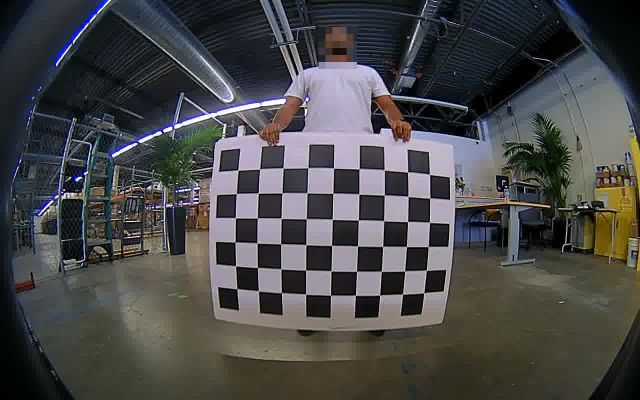
#> input picture calibration3/image-001.jpg, 1280 x 800 px (shown at 1/2 size); its folder holds only this picture in this run
$ python day2_4_cali2.py
#> lines starting #> are read from the running program, lines starting #| are printed output that depends on the picture; after the words box and inside, x2 and y2 are one past the last pixel; in counts of white or black regions, pixels touching at a corner belong together; long printed decimals are rounded
#day2_4_cali.py
import numpy as np, cv2 as cv, glob
chessboardSize = (6, 9)
frameSize = (1280, 800)
criteria = (
cv.TERM_CRITERIA_EPS + cv.TERM_CRITERIA_MAX_ITER, 30, 0.001)
objp = np.zeros((chessboardSize[0] * chessboardSize[1],
                 3), np.float32)
objp[:, :2] = np.mgrid[0:chessboardSize[1],
                       0:chessboardSize[0]].T.reshape(
    -1, 2)
print(objp.shape)
size_squares_mm = 20
objp = objp * size_squares_mm
objp = objp.reshape(-1,1,3)
print(objp.shape)
objpoints, imgpoints = [], []
images = glob.glob(
    "c:/VIsualSLAM/VisualSlam_Lecture/calibration3/*.jpg")
for image in images:
    img = cv.imread(image)
#> img is the input picture: shape (800, 1280, 3); mean B, G, R 73.3, 73, 73.1
    #cv.imshow("img1", img)
    #cv.waitKey(300)
    gray = cv.cvtColor(img, cv.COLOR_BGR2GRAY)
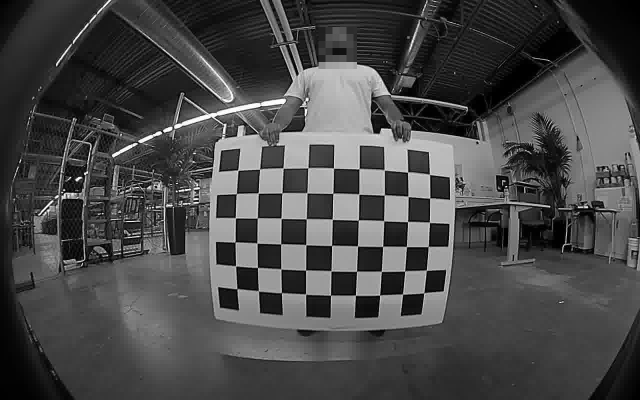
#> gray: shape (800, 1280) (shown at 1/2 size); min 0, max 255, mean 73.1
    ret, corners = cv.findChessboardCorners(img, chessboardSize,
                                              flags=cv.CALIB_CB_ADAPTIVE_THRESH + cv.CALIB_CB_NORMALIZE_IMAGE)
#> ret = True; corners = 54 rows, first 8: [474.2, 577.6], [471.4, 532.3], [470.7, 484.3], [471.1, 436], [473.4, 387.2], [475.8, 341], [516.9, 582.3], [515.4, 535.5]
    #cv.findChessboardCorners(gray,
    #                        chessboardSize, None)
    if ret:
        objpoints.append(objp)
        corners2 = cv.cornerSubPix(gray, corners,
                    (11,11), (-1,-1), criteria)
#> corners2 = 54 rows, first 8: [474.4, 577.8], [471.6, 532.1], [470.6, 484.5], [471.2, 436], [473.1, 387.6], [476.2, 340.7], [517.2, 582], [515.4, 535.4]
        imgpoints.append(corners)
        cv.drawChessboardCorners(img, chessboardSize,
                        corners2, ret)
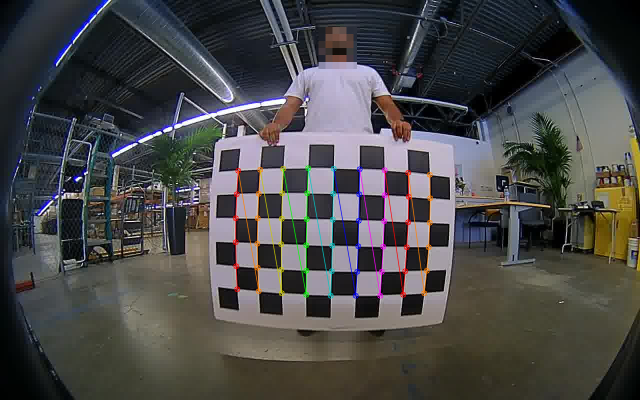
#> img: shape (800, 1280, 3) (shown at 1/2 size); 1.66% of pixels changed, all inside (x1, y1, x2, y2) = (465, 330, 867, 598)
        cv.imshow('img', img)
        cv.waitKey(1000)
cv.destroyAllWindows()
(ret, cameraMatrix, distortion, rvecs,
  tvecs) = cv.calibrateCamera(objpoints, imgpoints,
             frameSize, None, None)
#> ret = 84.55; cameraMatrix = [[22458.3, 0, 792.5], [0, 4857.7, 342.5], [0, 0, 1]]; distortion = [[-7756.6, 1.29, 77.58, -17, 0.000383]]; rvecs = ([1.11, 1.04, -1.22],); tvecs = ([-79.73, 115, 10776.7],)
print(ret, "\ncameraMatrix:", cameraMatrix,
      "\ndistortion", distortion, "\nrvecs",
      [(i, v) for i,v in enumerate(rvecs)],
       "\ntvecs", [(i, v) for i,v in enumerate(tvecs)])
#| 84.551
#| cameraMatrix: [[2.24583031e+04 0.00000000e+00 7.92521689e+02]
#|  [0.00000000e+00 4.85773257e+03 3.42454147e+02]
#|  [0.00000000e+00 0.00000000e+00 1.00000000e+00]]
#| distortion [[-7.75656388e+03  1.29327722e+00  7.75776090e+01 -1.69991109e+01
#|    3.83013488e-04]]
#| rvecs [(0, array([[ 1.114],
#|        [ 1.043],
#|        [-1.217]]))]
#| tvecs [(0, array([[  -79.734],
#|        [  114.977],
#|        [10776.727]]))]
h,  w = frameSize
newCameraMatrix, roi = cv.getOptimalNewCameraMatrix(
    cameraMatrix, distortion, (w,h), 1, (w,h))
#> newCameraMatrix has the same summary as cameraMatrix; roi = (0, 0, 799, 1279)

# Undistort
dst = cv.undistort(img, cameraMatrix, distortion,
                    None, newCameraMatrix)
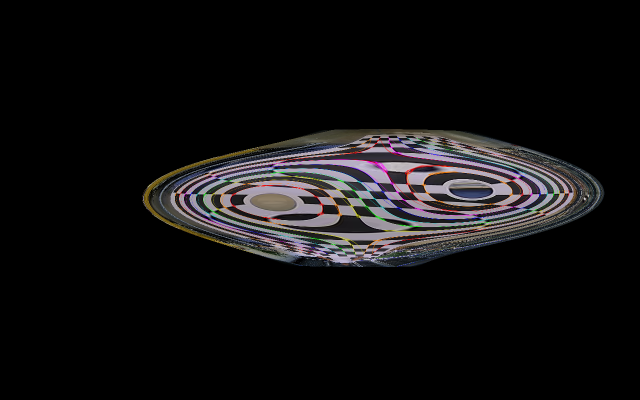
#> dst: shape (800, 1280, 3) (shown at 1/2 size); mean B, G, R 17.2, 16.5, 17.7

# crop the image
x, y, w, h = roi
#> x = 0; y = 0; w = 799; h = 1279
cv.imwrite('caliResult1.png', dst)

# Undistort with Remapping
mapx, mapy = cv.initUndistortRectifyMap(
    cameraMatrix, distortion, None, newCameraMatrix, (w,h), 5)
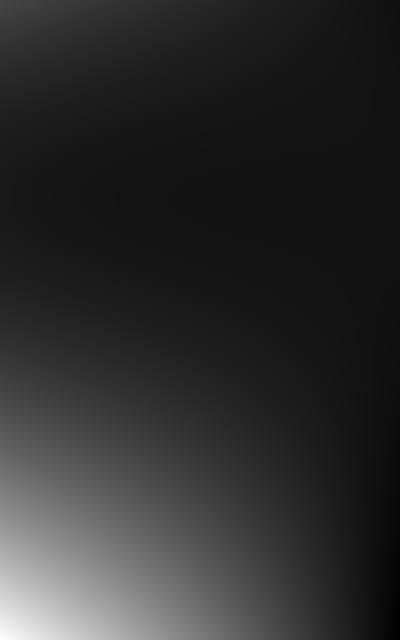
#> mapx: shape (1279, 799) float32 (shown at 1/2 size); min -14774.5, max 196390.3, mean 23482.3; drawn with min black and max white
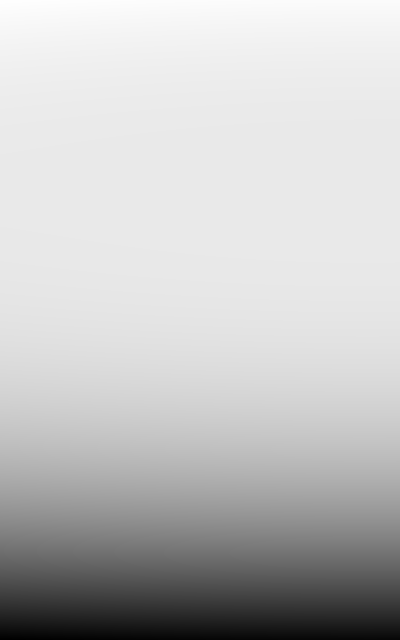
#> mapy: shape (1279, 799) float32 (shown at 1/2 size); min -233384.1, max 22185.9, mean -37668.7; drawn with min black and max white
dst = cv.remap(img, mapx, mapy, cv.INTER_LINEAR)
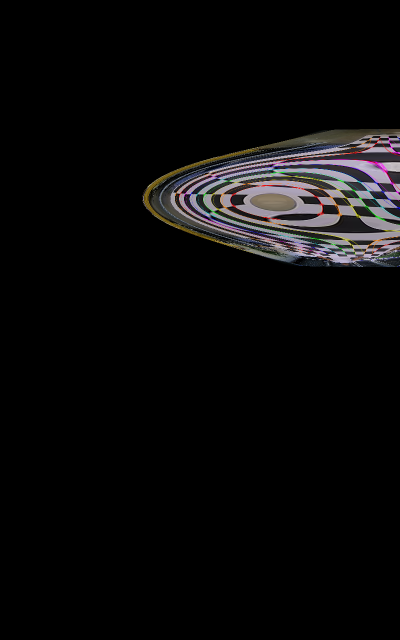
#> dst: shape (1279, 799, 3) (shown at 1/2 size); mean B, G, R 10.1, 9.8, 10.4

# crop the image
x, y, w, h = roi
dst = dst[y:y+h, x:x+w]
cv.imwrite('caliResult2.png', dst)


# Reprojection Error
mean_error = 0

for i in range(len(objpoints)):
    imgpoints2, _ = cv.projectPoints(
        objpoints[i], rvecs[i], tvecs[i], cameraMatrix, distortion)
    error = cv.norm(imgpoints[i], imgpoints2, cv.NORM_L2)/len(imgpoints2)
    mean_error += error
#> this loop made 1 pass
#> (error, mean_error) on pass 1: (11.51, 11.51)
#> after the loop, mean_error = 11.51

print( "total error: {}".format(mean_error/len(objpoints)) )
#| total error: 11.506

$ run again, on calibration3/image-007.jpg
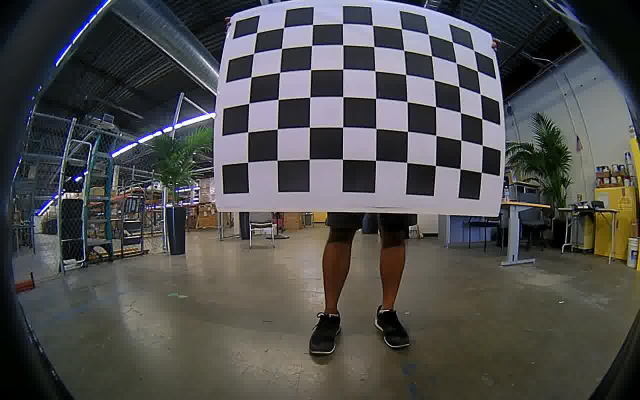
#> input picture calibration3/image-007.jpg, 1280 x 800 px (shown at 1/2 size)
#> img is the input picture: shape (800, 1280, 3); mean B, G, R 77.6, 78, 78.5
#> `ret, corners = cv.findChessboardCorners(img, chessboardSize, flags=cv...`: ret = True; corners = 54 rows, first 8: [495.6, 325], [495.6, 264.2], [498, 207.4], [502.8, 154.2], [507.5, 107.7], [513.7, 65.71], [554.6, 320], [555.2, 258.2]
#> corners2 = 54 rows, first 8: [495.8, 324.6], [495.9, 264.4], [498.3, 206.9], [502.2, 154.3], [507.5, 107.3], [513.7, 65.65], [554.6, 320.8], [555.1, 258.4]
#> `cv.drawChessboardCorners(img, chessboardSize, corners2, ret)`:
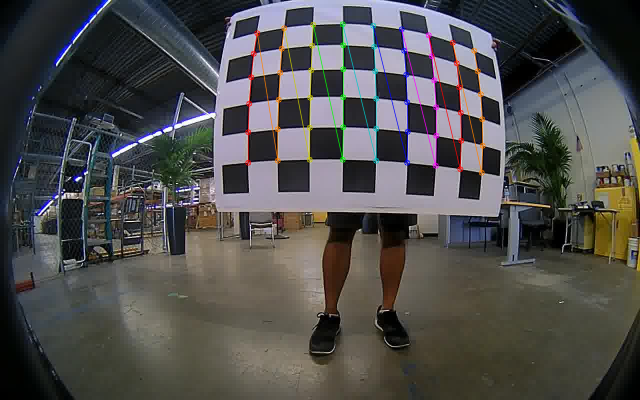
#> img: shape (800, 1280, 3) (shown at 1/2 size); 1.73% of pixels changed, all inside (x1, y1, x2, y2) = (490, 42, 972, 352)
#> `(ret, cameraMatrix, distortion, rvecs, tvecs) = cv.calibrateCamera(obj..`: ret = 92.28; cameraMatrix = [[5735.8, 0, 642.6], [0, 903.2, 334.9], [0, 0, 1]]; distortion = [[-2.8, -380, -2.14, -0.618, -9659.7]]; rvecs = ([-1.02, -0.861, -1.25],); tvecs = ([-28.6, -146.2, 1574.8],)
#| 92.280
#| cameraMatrix: [[5.73582891e+03 0.00000000e+00 6.42578406e+02]
#|  [0.00000000e+00 9.03150255e+02 3.34891926e+02]
#|  [0.00000000e+00 0.00000000e+00 1.00000000e+00]]
#| distortion [[-2.79854269e+00 -3.79987220e+02 -2.14074847e+00 -6.17755953e-01
#|   -9.65967260e+03]]
#> (further printed lines are left out)
#> newCameraMatrix = [[5735.8, 0, 642.6], [0, 903.2, 334.9], [0, 0, 1]]; roi = (52, 0, 747, 1279)
#> x = 52; y = 0; w = 747; h = 1279
#> `dst = dst[y:y+h, x:x+w]`:
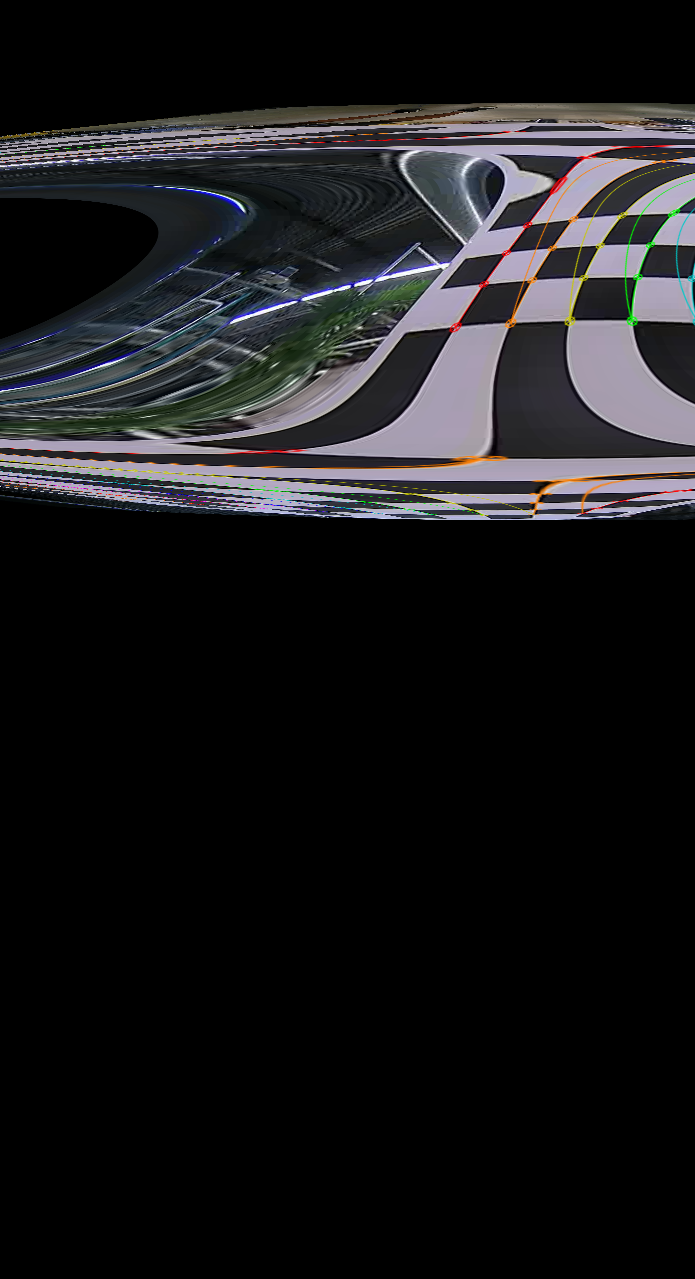
#> dst: shape (1279, 695, 3); mean B, G, R 27.2, 25.4, 25.7
#> the loop `for i in range(len(objpoints)):` made 1 pass
#> (error, mean_error) on pass 1: (12.56, 12.56)
#> after the loop `for i in range(len(objpoints)):`: mean_error = 12.56
#| total error: 12.558

$ run again, on calibration3/image-002.jpg
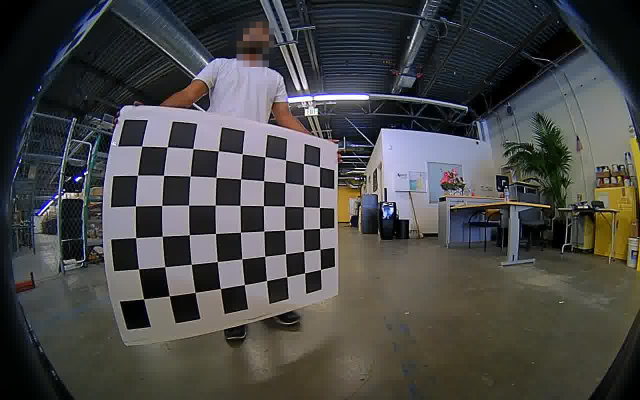
#> input picture calibration3/image-002.jpg, 1280 x 800 px (shown at 1/2 size)
#> img is the input picture: shape (800, 1280, 3); mean B, G, R 71.5, 72.1, 72.2
#> `ret, corners = cv.findChessboardCorners(img, chessboardSize, flags=cv...`: ret = True; corners = 54 rows, first 8: [287.5, 598.4], [277.6, 538.5], [271.9, 475.8], [271.5, 412.4], [275.6, 350.8], [283.6, 292.5], [338.6, 591.8], [330.1, 534.1]
#> corners2 = 54 rows, first 8: [287.6, 598.3], [277.7, 538.4], [271.9, 475.7], [271.5, 412.3], [275.4, 350.8], [283.9, 292.5], [338.9, 592.3], [330.1, 534]
#> `cv.drawChessboardCorners(img, chessboardSize, corners2, ret)`:
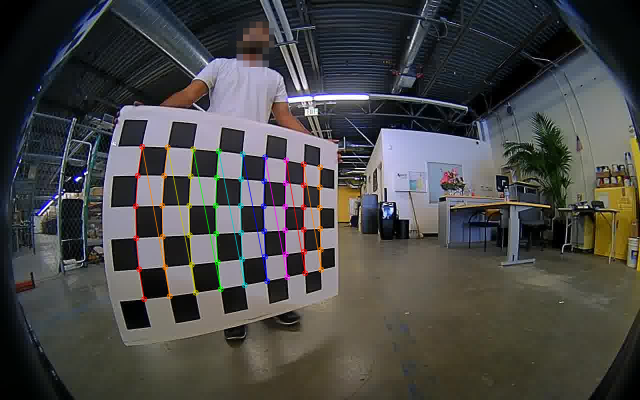
#> img: shape (800, 1280, 3) (shown at 1/2 size); 1.68% of pixels changed, all inside (x1, y1, x2, y2) = (265, 287, 649, 605)
#> `(ret, cameraMatrix, distortion, rvecs, tvecs) = cv.calibrateCamera(obj..`: ret = 85.64; cameraMatrix = [[1898.3, 0, 503.7], [0, 11185.1, 1052], [0, 0, 1]]; distortion = [[-62.25, 5032, -0.361, -0.402, -125473.7]]; rvecs = ([-1.24, -1.06, -1.22],); tvecs = ([-61.97, -19.68, 383.5],)
#| 85.644
#| cameraMatrix: [[1.89832551e+03 0.00000000e+00 5.03722415e+02]
#|  [0.00000000e+00 1.11850724e+04 1.05195126e+03]
#|  [0.00000000e+00 0.00000000e+00 1.00000000e+00]]
#| distortion [[-6.22496486e+01  5.03200796e+03 -3.60521247e-01 -4.02466721e-01
#|   -1.25473673e+05]]
#> (further printed lines are left out)
#> newCameraMatrix = [[1898.3, 0, 503.7], [0, 8947.8, 981.6], [0, 0, 1]]; roi = (0, 140, 799, 1023)
#> x = 0; y = 140; w = 799; h = 1023
#> `dst = dst[y:y+h, x:x+w]`:
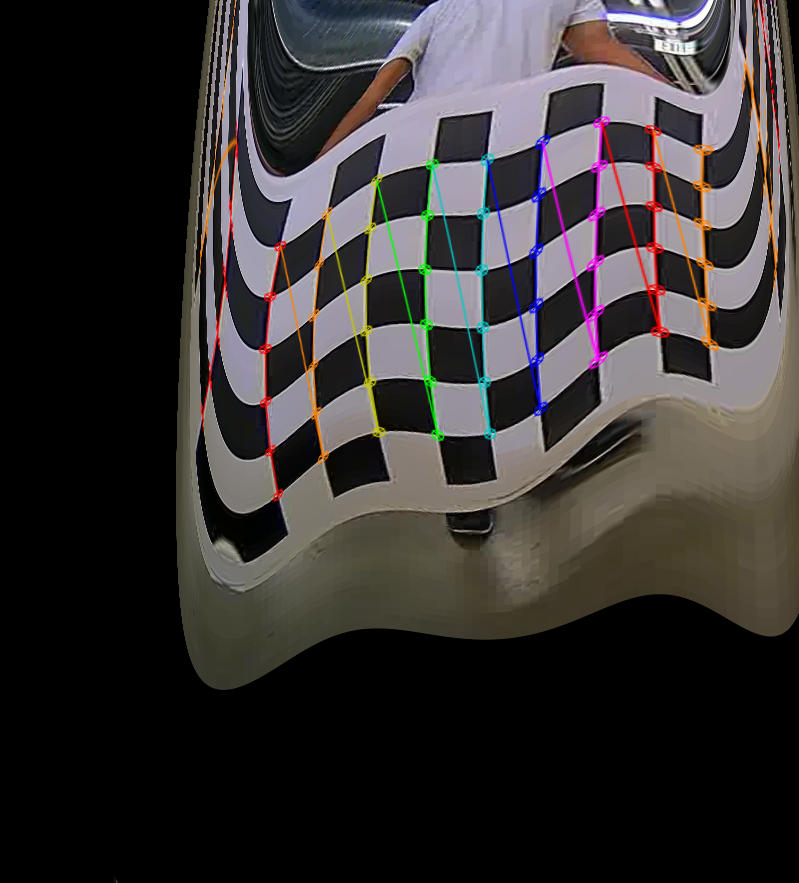
#> dst: shape (883, 799, 3); mean B, G, R 50.1, 50.4, 54.1
#> the loop `for i in range(len(objpoints)):` made 1 pass
#> (error, mean_error) on pass 1: (11.65, 11.65)
#> after the loop `for i in range(len(objpoints)):`: mean_error = 11.65
#| total error: 11.655
